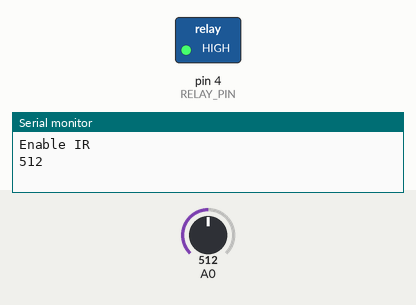
Recording of a sketch running on a simulated Arduino Uno, built with avr-gcc and run on an emulated ATmega328P. Shown: switched loads named in the sketch (green lamp = pin HIGH), the last lines printed to the serial monitor. The test bench sets the inputs (shaded band); at power-on: A0 = 512. Pins used as bus, display or sensor lines are not drawn.

Above: at 2.5 s.
At 7.5 s:
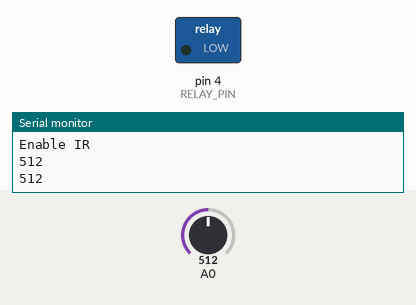
Timing chart, 0 to 13.1 s (numbered marks = the images above):
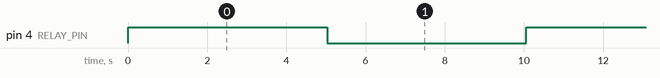

The sketch:

ArduinoLab_LM386.ino
```cpp
//LM386 音頻處理晶片
/*
 * 接線方式
 * A0 : A0
 * G :GND
 * + :5V
 * D0 : 不接
 */
#define RELAY_PIN 4
#define CONTROL_PIN 13
int count = 1;

void setup() {
  Serial.begin(9600);
  pinMode(RELAY_PIN , OUTPUT);
  pinMode(CONTROL_PIN , OUTPUT);
  delay(2);
  Serial.println("Enable IR");
}

void loop() {
  //控制燈 如果此燈有亮 才能控制RELAY燈
  digitalWrite(CONTROL_PIN , HIGH);
  //讀取 A0 的值
  int sensorValue = analogRead(A0);
  Serial.println(sensorValue);
  if(sensorValue > 35){
    digitalWrite(RELAY_PIN , !digitalRead(RELAY_PIN));
    digitalWrite(CONTROL_PIN , LOW);
    delay(5000);
  }
//  if(sensorValue > 35){
//    if(count%2 == 1){
//    Serial.println(sensorValue);
//    Serial.print("count : ");
//    Serial.println(count);
//    digitalWrite(RELAY_PIN,HIGH);
//    }else if(count%2 == 0){
//    Serial.print("count : ");
//    Serial.println(count);
//    digitalWrite(RELAY_PIN,LOW);
//
//    }
//    count++;
//  }
  delay(30);

}
```

Measured:
- by itself, pin 4 (RELAY_PIN): alternates HIGH for 5.0 s and LOW for 5.0 s
